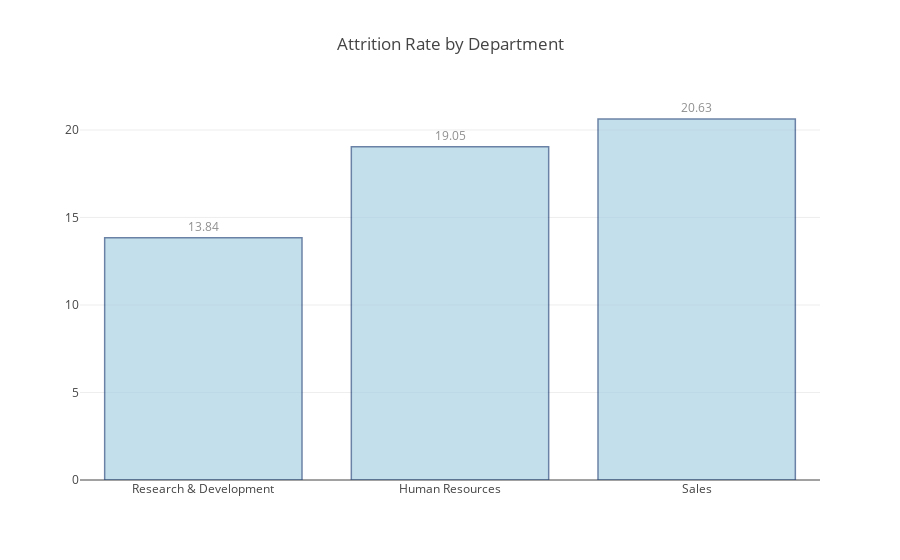

Write notebook code for a chart like this one.
### Markdown cell above
### 3.1.3 What percent of employees have left by department?

### Code cell
# Sort in ascending order for plotting
output_yes = output_yes.sort_values('pct', ascending=True)

# Change decimal to integer for readability 
output_yes['pct'] = output_yes['pct'] * 100

# Plotly object: Attrition Count by Dept
p = [go.Bar(x = output_yes.Department, 
            y = output_yes.pct, 
            text=output_yes.pct.round(decimals=2),
            textposition = 'outside',
            orientation = 'v',
            opacity=0.6, 
            marker=dict(
                color='rgb(158,202,225)',
                line=dict(
                    color='rgb(8,48,107)',
                    width=1.5)))]

# Pieces of Flair
layout = go.Layout(title='Attrition Rate by Department')
fig = go.Figure(data=p, layout=layout)

# Plot it
py.offline.iplot(fig)

### Figure 1 — Plotly figure (JSON) as saved in the notebook; plotly's stock layout.template omitted (floating-point values rounded to 4 significant figures)
{"data": [{"marker": {"color": "rgb(158,202,225)", "line": {"color": "rgb(8,48,107)", "width": 1.5}}, "opacity": 0.6, "orientation": "v", "text": [13.84, 19.05, 20.63], "textposition": "outside", "type": "bar", "uid": "d0337596-18af-47b5-b3e7-ae7576b6ebcf", "x": ["Research & Development", "Human Resources", "Sales"], "y": [13.84, 19.05, 20.63]}], "layout": {"title": {"text": "Attrition Rate by Department"}}}
